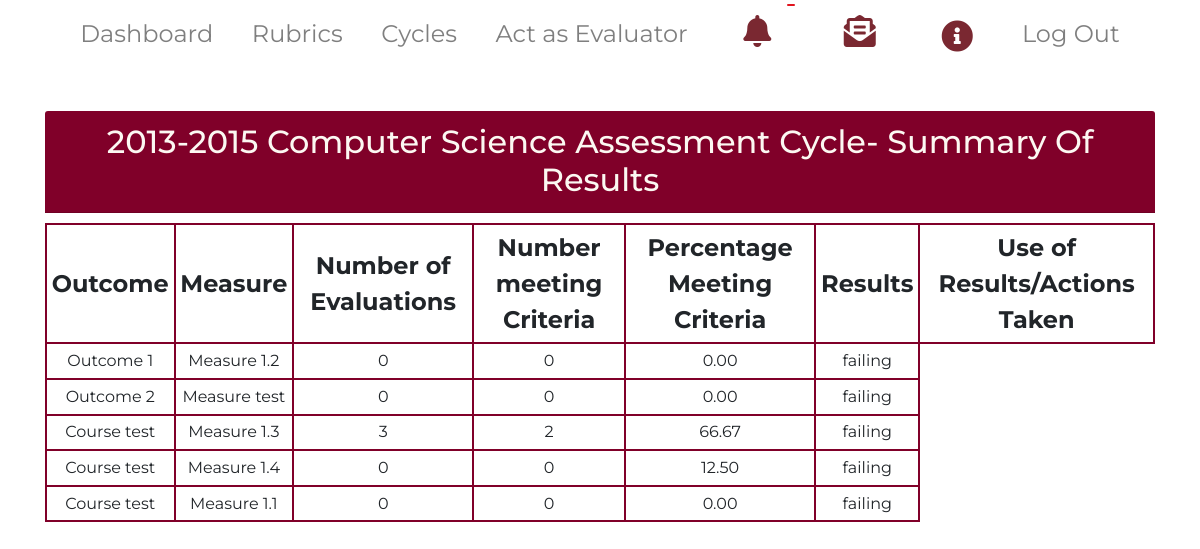
/generate_cycle_report/5, run on the app's committed database.
### main/models.py (models this page shows, shortened)
class Outcome(models.Model):
    title = models.CharField(max_length=200, default='', null=True)
    desc = models.CharField(max_length=600, null=True)
    status = models.BooleanField(default=True)
    cycle = models.ManyToManyField(Cycle)
    course = models.ManyToManyField(Course)
    coordinator = models.ForeignKey(CoOrdinator,null=True,on_delete=models.CASCADE)

class Measure(models.Model):
    CUTOFF_TYPES = (('Percentage', 'Percentage'),
                  ('Percentile', 'Percentile'),
                  ('Average', 'Average')
                 )
    cutoff_type = models.CharField(max_length = 100, choices=CUTOFF_TYPES, default='Percentage')
    TOOL_TYPES = (('Rubric', 'Rubric'),
                  ('Test score', 'Test score')
                  )
    tool_type = models.CharField(max_length=100, choices=TOOL_TYPES, default='Rubric')
    STATUS_TYPES = (('passing', 'passing'),
                    ('failing', 'failing'),
                    ('passed', 'passed'),
                    ('failed', 'failed')
                    )
    status = models.CharField(max_length=100, choices=STATUS_TYPES, default='failing')
    statusPercent = models.FloatField(default=0.0)
    evaluationPercent = models.FloatField(default=0.0)
    measureTitle = models.CharField(max_length=200, default='', null=True)
    outcome = models.ForeignKey(Outcome, null=True, on_delete = models.CASCADE)
    cutoff_percentage = models.FloatField(null=True, blank = True, default=0)
    cutoff_score = models.FloatField(null=True, blank=True, default=0)
    rubric = models.ForeignKey(Rubric,null=True, blank = True, on_delete = models.CASCADE)
    test_score = models.ForeignKey(Test_score, null=True, blank = True, on_delete = models.CASCADE)
    student = models.ManyToManyField(Student)
    evaluator = models.ManyToManyField(Evaluator)
    coordinator = models.ForeignKey(CoOrdinator,null=True,on_delete=models.CASCADE)

### main/views.py (the view)
# urls.py: path('generate_cycle_report/<int:cycle_id>', views.generate_cycle_report, name = 'generate_cycle_report'),
def generate_cycle_report(request, cycle_id):
    cycle = Cycle.objects.get(id=cycle_id)
    outcomes = Outcome.objects.filter(cycle=cycle)
    data = dict()
    me = []
    count = 0;
    for outcome in outcomes:
        measures = Measure.objects.filter(outcome=outcome)
        for measure in measures:
            evaluated_student_count = custom_students.objects.filter(measure=measure, grade__isnull = False, current=True).count()
            number_of_pass_cases = custom_students.objects.filter(measure=measure,grade__gte = measure.cutoff_score, current=True).count()
            count = count + 1
            me.append([evaluated_student_count, number_of_pass_cases,  outcome.title, measure.measureTitle,  measure.statusPercent, measure.status, Measure.objects.filter(outcome=outcome).count(), outcome.id])
    print(me)
    context ={'outcomes':outcomes, 'measures':measures, 'cycle_id': cycle_id,
    'count':range(len(me)), 'data':me}
    return render(request, 'main/cycle_report.html', context)

### main/templates/main/cycle_report.html (shortened to what this page needs)
{% extends  'main/adminbase.html' %}
{%load static%}
{% block body_block %}
<div class="container">
<h2 class="card-header"><center>2013-2015 Computer Science Assessment Cycle- Summary Of Results</center></h2>
<div class="table-responsive">
<table class="table table-bordered table-hover table-sm">
  <tr>
    <th class="align-middle">Outcome</th>
    <th class="align-middle">Measure</th>
    <th class="align-middle">Number of Evaluations</th>
    <th class="align-middle">Number meeting Criteria</th>
    <th class="align-middle">Percentage Meeting Criteria</th>
    <th class="align-middle">Results</th>
    <th class="align-middle">Use of Results/Actions Taken</th>
  </tr>
{%for outcome in outcomes%}
{%for d in data%}
  {%if d.7 == outcome.id%}
<tr>
      <td rowspan="{{data.d.6}}"> {{d.2}} </td>
      <td>{{d.3}}</td>
      <td >{{d.0}} </td>
      <td >{{d.1}} </td>
      <td>{{d.4|floatformat:2}} </td>
      <td>{{d.5}}</td>
</tr>
  {%endif%}
{%endfor%}
{%endfor%}
</table>
</div>
</div>
{% endblock %}

### main/static/css/landing.css (style rules this page uses)
body { font-family: Montserrat, Lato, 'Nunito Sans', Helvetica, Arial, Platino, Garamond, Bookman, Lucidia; }
body { height: 100vh; }
th, label { font-size: 1.5rem; }
td { font-size: 1rem; }
.card-header { background-color: rgb(219,217,214) z-index:0; }
.card-header { background-color: #BD955A; color: rgb(252, 248, 242); }
.table-bordered td, .table-bordered th { border: 2px solid #800029; text-align: center; }

### main/templates/main/cycle_report.html (style rules this page uses)
th { text-align:center; vertical-align: middle; }
.card-header { background: #800029; margin-bottom: 10px; }
h2 { margin-top: 10px; }

### data on the page
Outcome: title "Outcome 1", d "0", d "0"
Measure: measureTitle "Measure 1.2", statusPercent "0.00", status "failing"
Outcome: title "Outcome 2", d "0", d "0"
Measure: measureTitle "Measure test", statusPercent "0.00", status "failing"
Outcome: title "Course test" "Course test" "Course test", d "3" "0" "0", d "2" "0" "0"
Measure: measureTitle "Measure 1.3", statusPercent "66.67", status "failing"
Measure: measureTitle "Measure 1.4", statusPercent "12.50", status "failing"
Measure: measureTitle "Measure 1.1", statusPercent "0.00", status "failing"
